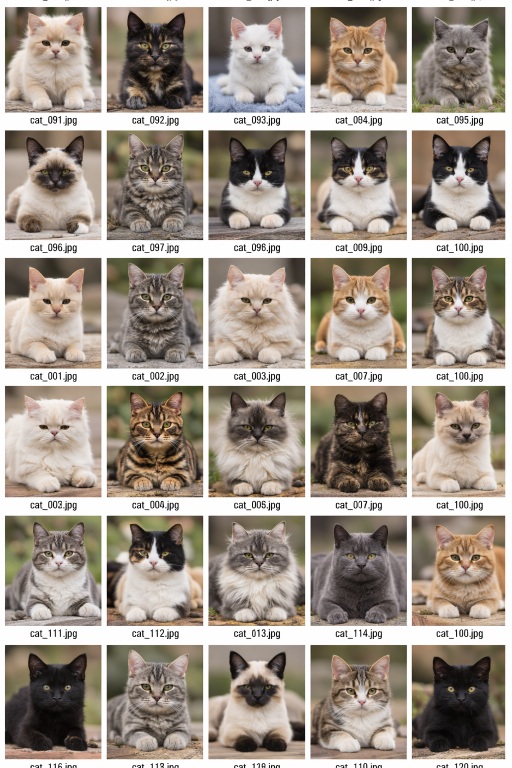
#> input picture 10-projetos/projetos/projeto-dataset-machine-learning/dataset_cats_dogs/dataset/cats/cat_001.jpg, 1024 x 1536 px (shown at 1/2 size); its folder holds 4 pictures in this run
$ python passo1_1_split_colagens.py
#> lines starting #> are read from the running program, lines starting #| are printed output that depends on the picture
from pathlib import Path
from PIL import Image

# Grade padrão das colagens que geramos: 6 linhas x 5 colunas = 30 imagens
ROWS = 6
COLS = 5

# Remove uma faixa inferior de cada célula para cortar o texto do nome ("cat_031.jpg", etc)
# Ajustável: 0.12 = corta 12% da altura da célula.
LABEL_STRIP_RATIO = 0.10

ALLOWED_EXTS = {".png", ".jpg", ".jpeg"}

def split_collage(collage_path: Path, out_dir: Path, prefix: str, start_index: int) -> int:
    """
    Divide uma colagem em ROWS x COLS partes e salva imagens individuais.
    Retorna o próximo índice disponível após salvar.
    """
#> called with prefix = 'temp_cat', start_index = 1
    img = Image.open(collage_path).convert("RGB")
#> img is the input picture: PIL image 1024x1536 RGB; mean R, G, B 159, 148.3, 136.9
    w, h = img.size
#> w = 1024; h = 1536

    cell_w = w / COLS
#> cell_w = 204.8
    cell_h = h / ROWS
#> cell_h = 256

    saved = 0
    idx = start_index

    for r in range(ROWS):
        for c in range(COLS):
            left = int(round(c * cell_w))
            top = int(round(r * cell_h))
            right = int(round((c + 1) * cell_w))
            bottom = int(round((r + 1) * cell_h))

            # corta um pedaço inferior para remover o texto do filename
            cut = int(round((bottom - top) * LABEL_STRIP_RATIO))
            bottom2 = max(top + 1, bottom - cut)

            tile = img.crop((left, top, right, bottom2))

            # Segurança: ignora tiles muito pequenos/estranhos
            if tile.size[0] < 200 or tile.size[1] < 200:
                continue

            out_path = out_dir / f"{prefix}_{idx:04d}.jpg"  # nome temporário (vamos renomear depois)
            tile.save(out_path, quality=95)
            idx += 1
            saved += 1
#> this loop made 6 passes
#> pass 1, in split_collage, `tile.save(out_path, quality=95)`:
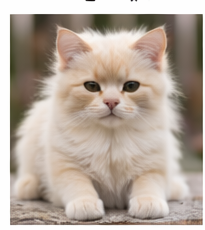
#> saved as temp_cat_0001.jpg: PIL image 205x230 RGB; mean R, G, B 180.6, 167.2, 155.6
#> pass 1, in split_collage, `tile.save(out_path, quality=95)`:
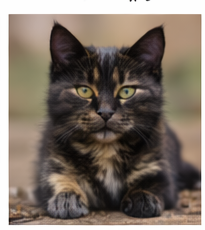
#> saved as temp_cat_0002.jpg: PIL image 205x230 RGB; mean R, G, B 124, 112.4, 101.9
#> pass 1, in split_collage, `tile.save(out_path, quality=95)`:
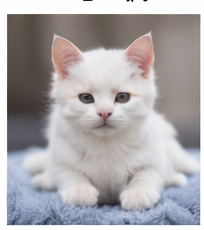
#> saved as temp_cat_0003.jpg: PIL image 204x230 RGB; mean R, G, B 172.2, 168.4, 170.7
#> pass 1, in split_collage, `tile.save(out_path, quality=95)`:
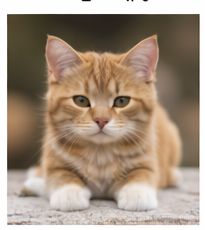
#> saved as temp_cat_0004.jpg: PIL image 205x230 RGB; mean R, G, B 162.7, 144.6, 127.1
#> after the loop:
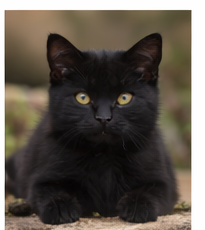
#> tile: PIL image 205x230 RGB; mean R, G, B 93.9, 85.9, 76.9
#> after the loop, idx = 31; saved = 30

    print(f"✅ {collage_path.name}: geradas {saved} imagens")
#| ✅ cat_001.jpg: geradas 30 imagens
    return idx

def main():
    base = Path(__file__).resolve().parent

    in_cats = base / "raw_collages" / "cats"
    in_dogs = base / "raw_collages" / "dogs"
    out_cats = base / "raw" / "cats"
    out_dogs = base / "raw" / "dogs"

    out_cats.mkdir(parents=True, exist_ok=True)
    out_dogs.mkdir(parents=True, exist_ok=True)

    # limpa somente imagens temporárias anteriores (opcional, mas ajuda a não duplicar)
    for p in list(out_cats.glob("temp_cat_*.jpg")):
        p.unlink()
    for p in list(out_dogs.glob("temp_dog_*.jpg")):
        p.unlink()

    # Processa colagens de gatos
    cat_idx = 1
    for f in sorted(in_cats.iterdir()):
        if f.is_file() and f.suffix.lower() in ALLOWED_EXTS:
            cat_idx = split_collage(f, out_cats, "temp_cat", cat_idx)
#> cat_idx = 31
#> pass 2 of the loop in main, `for f in sorted(in_cats.iterdir()):`:
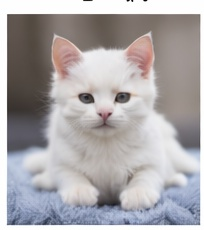
#> input picture 10-projetos/projetos/projeto-dataset-machine-learning/dataset_cats_dogs/dataset/cats/cat_007.jpg, 204 x 230 px
#> in split_collage, img is the input picture: PIL image 204x230 RGB; mean R, G, B 172.1, 168.4, 170.5
#> after the loop in split_collage (call 2), `for r in range(ROWS):`:
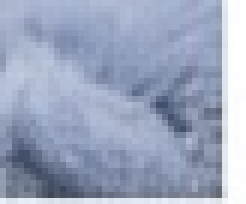
#> tile: PIL image 41x34 RGB (shown 6 times larger); mean R, G, B 155.8, 166.4, 190.6
#> after the loop in split_collage (call 2), `for r in range(ROWS):`: saved = 0
#| ✅ cat_007.jpg: geradas 0 imagens
#> pass 3 of the loop in main, `for f in sorted(in_cats.iterdir()):`:
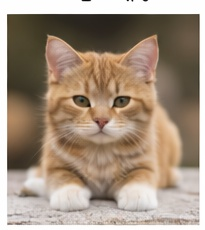
#> input picture 10-projetos/projetos/projeto-dataset-machine-learning/dataset_cats_dogs/dataset/cats/cat_008.jpg, 205 x 230 px
#> in split_collage, img is the input picture: PIL image 205x230 RGB; mean R, G, B 162.6, 144.6, 127
#> after the loop in split_collage (call 3), `for r in range(ROWS):`:
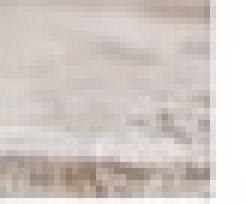
#> tile: PIL image 41x34 RGB (shown 6 times larger); mean R, G, B 210.4, 201.8, 197.3
#> after the loop in split_collage (call 3), `for r in range(ROWS):`: idx = 31; saved = 0
#| ✅ cat_008.jpg: geradas 0 imagens
#> the loop made 4 passes; the first 3 are shown

    # Processa colagens de dogs
    dog_idx = 1
#> dog_idx = 1
#> (the run stopped early here; a loop or call above may not have finished)
